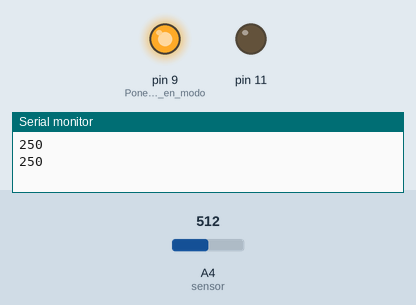
Recording of a sketch running on a simulated Arduino Uno, built with avr-gcc and run on an emulated ATmega328P. On the bench: output pins drawn as LEDs (lit = HIGH), the last lines printed to the serial monitor. The test bench sets the inputs (shaded band); at power-on: A4 (sensor) = 512.

Above: at 1.6 s.
1.7 s: A4 (sensor) set to 70
3.6 s: A4 (sensor) set to 57
At 4.6 s:
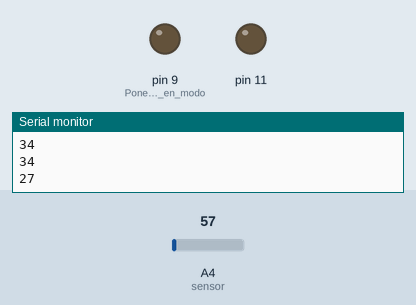
5.5 s: A4 (sensor) set to 20
At 5.9 s:
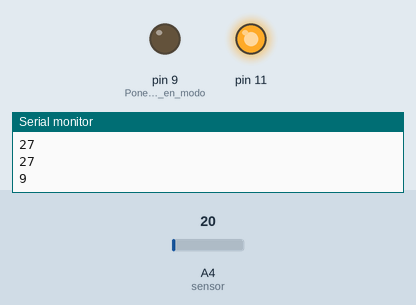
7.1 s: A4 (sensor) set to 122
At 8.3 s:
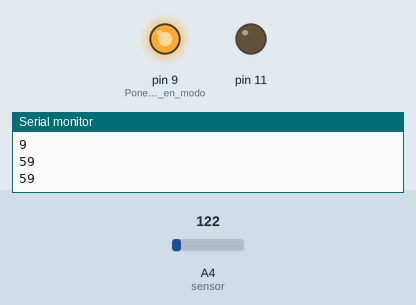
8.7 s: A4 (sensor) set to 16
At 9.5 s:
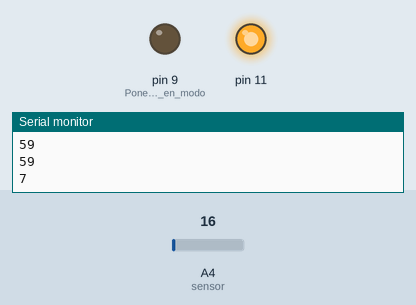
Timing chart, 0 to 11.3 s (numbered marks = the images above; inputs shaded):
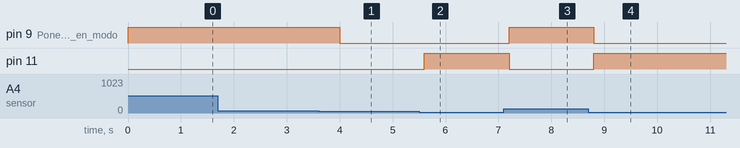

The sketch:

Ej_termostato.ino
```cpp
//Un simple termostado que activa un ventilador/resistencia para crear un sistema de climatización
//Así regulamos la temperatura. Esto se consigue gracias a que conectamos un ventilador al pin 9 y
//una resistencia a modo de calentador en el pin 11

int lectura;              //Variable para la lectura del canal analógico A4
int tempmax=30;           //Temperatura máxima
int tempmin=26;           //Temperatura mínima

void setup()
{
  pinMode(9,OUTPUT);  //Ponemos los pines en modo salida y ajustamos la velocidad en baudios
  pinMode(11,OUTPUT);
  Serial.begin(9600);
}

void loop()
{
   lectura=analogRead(A4);    //Realiza la conversión del sensor de temperatura conectado al A4
   lectura=(lectura*500.0)/1024.0;    //Calcula la temperatura en ºC
   Serial.println(lectura);   //Transmite la temperatura en valores decimales

   if(lectura > tempmax)      //Si la temperatura supera la máxima se activa el ventilador y desactiva el calentador
     {
       digitalWrite(9,HIGH);
       digitalWrite(11,LOW);
     }
   else
   if(lectura < tempmin)      //Si la temperatura es inferior hace lo contrario
     {
       digitalWrite(9,LOW);
       digitalWrite(11,HIGH);
     }
    else               //En cualquier otro caso desactiva ambos pines
     {
       digitalWrite(9,LOW);
       digitalWrite(11,LOW);
     }
   delay(800);            //Temporiza las mediciones de temperatura cada 800 ms
}
```

Measured:
- the behaviour switches between 64 and 63 on A4 (sensor) (found by bisection; images 0 and 1)
- after the input at 3.6 s, pin 9 (Ponemos_los_pines_en_modo): HIGH → LOW after 0.40 s
- after the input at 5.5 s, pin 11: LOW → HIGH after 0.10 s
- after the input at 7.1 s, pin 9 (Ponemos_los_pines_en_modo): LOW → HIGH after 0.10 s; pin 11: HIGH → LOW after 0.10 s
- after the input at 8.7 s, pin 9 (Ponemos_los_pines_en_modo): HIGH → LOW after 0.10 s; pin 11: LOW → HIGH after 0.10 s
